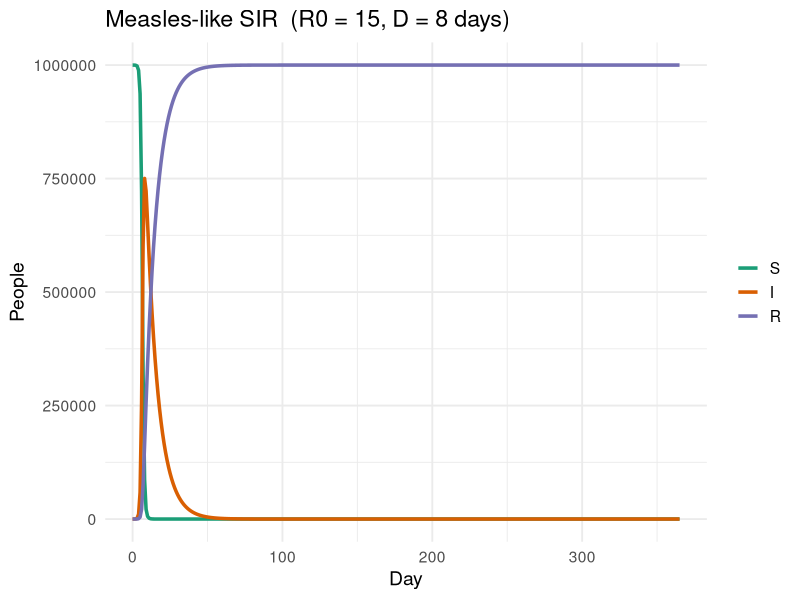
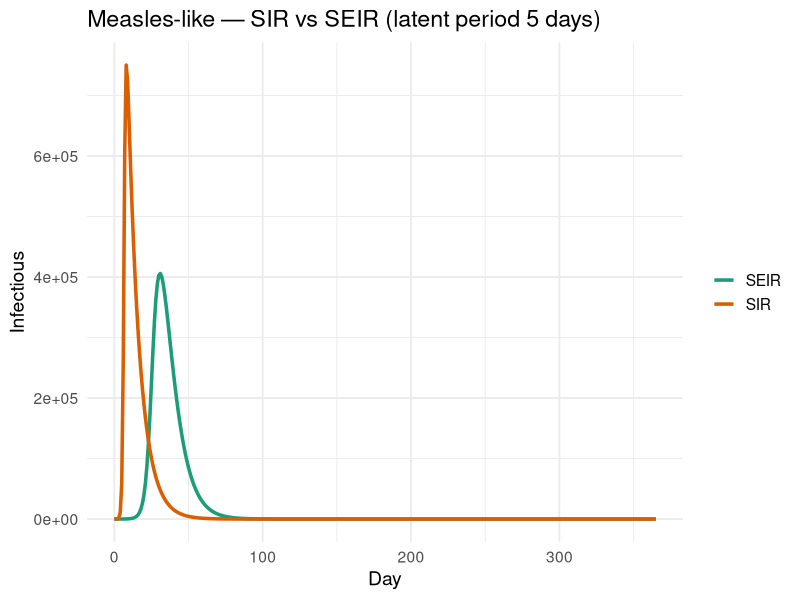

The R source for these figures, in order:
# group1.R — Measles-like SIR
# ============================================================
# Run this script line by line with Cmd/Ctrl + Enter.
# Before you look at the plot, predict on paper:
#   1. On which day does I peak?
#   2. How many people end up in R (final size)?
# Then compare with the plot.
# ============================================================

library(deSolve)
library(tidyverse)

# ---- 1. Disease parameters --------------------------------
R0 <- 15        # basic reproduction number
D  <- 8         # mean infectious duration (days)

beta  <- R0 / D
gamma <- 1 / D

# ---- 2. Population ----------------------------------------
N  <- 1e6       # one million people
I0 <- 10        # 10 initial infectious

# ---- 3. SIR model -----------------------------------------
sir_eq <- function(t, y, params) {
  with(as.list(c(y, params)), {
    dS <- -beta * S * I / N
    dI <-  beta * S * I / N - gamma * I
    dR <-  gamma * I
    list(c(dS, dI, dR))
  })
}

# ---- 4. Simulate ------------------------------------------
out <- ode(
  y     = c(S = N - I0, I = I0, R = 0),
  times = 0:365,
  func  = sir_eq,
  parms = c(beta = beta, gamma = gamma, N = N)
) |>
  unclass() |>
  as.data.frame() |>
  as_tibble()

# ---- 5. Inspect peak + final size -------------------------
out |>
  summarise(
    peak_day        = time[which.max(I)],
    peak_infectious = round(max(I)),
    final_size      = round(max(R))
  )

# ---- 6. Plot ----------------------------------------------
out |>
  pivot_longer(c(S, I, R), names_to = "compartment") |>
  mutate(compartment = factor(compartment, levels = c("S", "I", "R"))) |>
  ggplot(aes(time, value, colour = compartment)) +
  geom_line(linewidth = 1.2) +
  scale_colour_manual(values = c(S = "#1b9e77", I = "#d95f02", R = "#7570b3")) +
  labs(x = "Day", y = "People", colour = NULL,
       title = paste0("Measles-like SIR  (R0 = ", R0, ", D = ", D, " days)")) +
  theme_minimal(base_size = 14)


# ============================================================
# BONUS — Extend to SEIR (σ = 1/5)
# What changed? What didn't?
# ============================================================

seir_eq <- function(t, y, params) {
  with(as.list(c(y, params)), {
    dS <- -beta * S * I / N
    dE <-  beta * S * I / N - sigma * E
    dI <-  sigma * E - gamma * I
    dR <-  gamma * I
    list(c(dS, dE, dI, dR))
  })
}

seir_out <- ode(
  y     = c(S = N - I0, E = 0, I = I0, R = 0),
  times = 0:365,
  func  = seir_eq,
  parms = c(beta = beta, gamma = gamma, sigma = 1/5, N = N)
) |>
  unclass() |>
  as.data.frame() |>
  as_tibble()

bind_rows(
  out      |> transmute(time, model = "SIR",  I = as.numeric(I)),
  seir_out |> transmute(time, model = "SEIR", I = as.numeric(I))
) |>
  ggplot(aes(time, I, colour = model)) +
  geom_line(linewidth = 1.2) +
  scale_colour_manual(values = c(SIR = "#d95f02", SEIR = "#1b9e77")) +
  labs(x = "Day", y = "Infectious", colour = NULL,
       title = paste0("Measles-like — SIR vs SEIR (latent period 5 days)")) +
  theme_minimal(base_size = 14)
